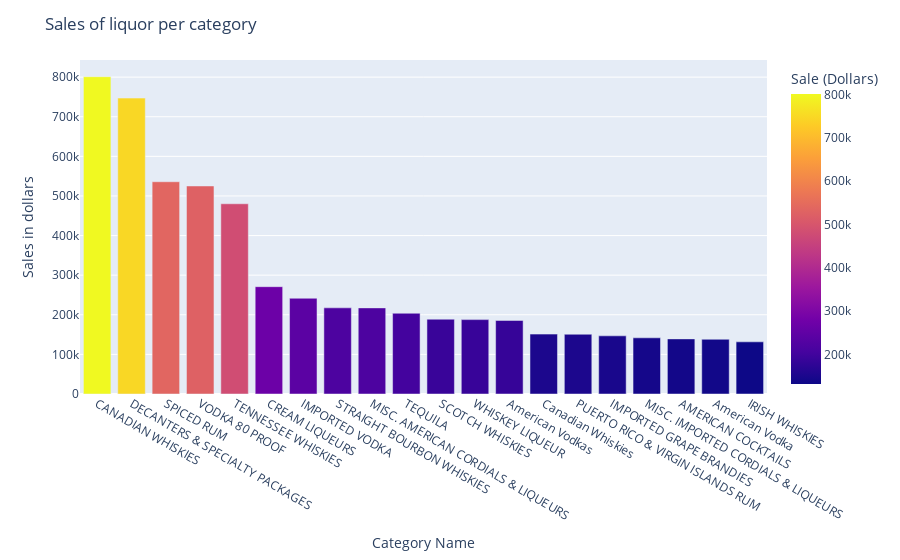

Here is the notebook cell this chart was saved with:
### Markdown cell above
### Sales of liqour per category

### Code cell
df_name = df.groupby(['Category Name','Pack','Date'])['Sale (Dollars)'].sum().groupby(['Category Name','Pack']).max().sort_values().groupby(['Category Name']).sum().sort_values(ascending=False)

top_name = pd.DataFrame(df_name)
top_name = pd.DataFrame(df_name.head(20))

fig_reg = px.bar(top_name,x=top_name.index, y='Sale (Dollars)',color='Sale (Dollars)')
fig_reg.update_layout(
    title="Sales of liquor per category",
    xaxis_title=" Category Name",
    yaxis_title="Sales in dollars",
    )
fig_reg.show()

### Figure 1 — Plotly figure (JSON) as saved in the notebook; plotly's stock layout.template omitted (floating-point values rounded to 4 significant figures)
{"data": [{"alignmentgroup": "True", "hovertemplate": "Category Name=%{x}<br>Sale (Dollars)=%{marker.color}<extra></extra>", "legendgroup": "", "marker": {"color": [801100.0, 747100.0, 535900.0, 525200.0, 480200.0, 271000.0, 241700.0, 217500.0, 217400.0, 203900.0, 188800.0, 187800.0, 185700.0, 151200.0, 150900.0, 146800.0, 141800.0, 139200.0, 138200.0, 131700.0], "coloraxis": "coloraxis", "pattern": {"shape": ""}}, "name": "", "offsetgroup": "", "orientation": "v", "showlegend": false, "textposition": "auto", "type": "bar", "x": ["CANADIAN WHISKIES", "DECANTERS & SPECIALTY PACKAGES", "SPICED RUM", "VODKA 80 PROOF", "TENNESSEE WHISKIES", "CREAM LIQUEURS", "IMPORTED VODKA", "STRAIGHT BOURBON WHISKIES", "MISC. AMERICAN CORDIALS & LIQUEURS", "TEQUILA", "SCOTCH WHISKIES", "WHISKEY LIQUEUR", "American Vodkas", "Canadian Whiskies", "PUERTO RICO & VIRGIN ISLANDS RUM", "IMPORTED GRAPE BRANDIES", "MISC. IMPORTED CORDIALS & LIQUEURS", "AMERICAN COCKTAILS", "American Vodka", "IRISH WHISKIES"], "xaxis": "x", "y": [801100.0, 747100.0, 535900.0, 525200.0, 480200.0, 271000.0, 241700.0, 217500.0, 217400.0, 203900.0, 188800.0, 187800.0, 185700.0, 151200.0, 150900.0, 146800.0, 141800.0, 139200.0, 138200.0, 131700.0], "yaxis": "y"}], "layout": {"barmode": "relative", "coloraxis": {"colorbar": {"title": {"text": "Sale (Dollars)"}}, "colorscale": [[0, "#0d0887"], [0.1111, "#46039f"], [0.2222, "#7201a8"], [0.3333, "#9c179e"], [0.4444, "#bd3786"], [0.5556, "#d8576b"], [0.6667, "#ed7953"], [0.7778, "#fb9f3a"], [0.8889, "#fdca26"], [1, "#f0f921"]]}, "legend": {"tracegroupgap": 0}, "margin": {"t": 60}, "title": {"text": "Sales of liquor per category"}, "xaxis": {"anchor": "y", "domain": [0, 1], "title": {"text": " Category Name"}}, "yaxis": {"anchor": "x", "domain": [0, 1], "title": {"text": "Sales in dollars"}}}}
